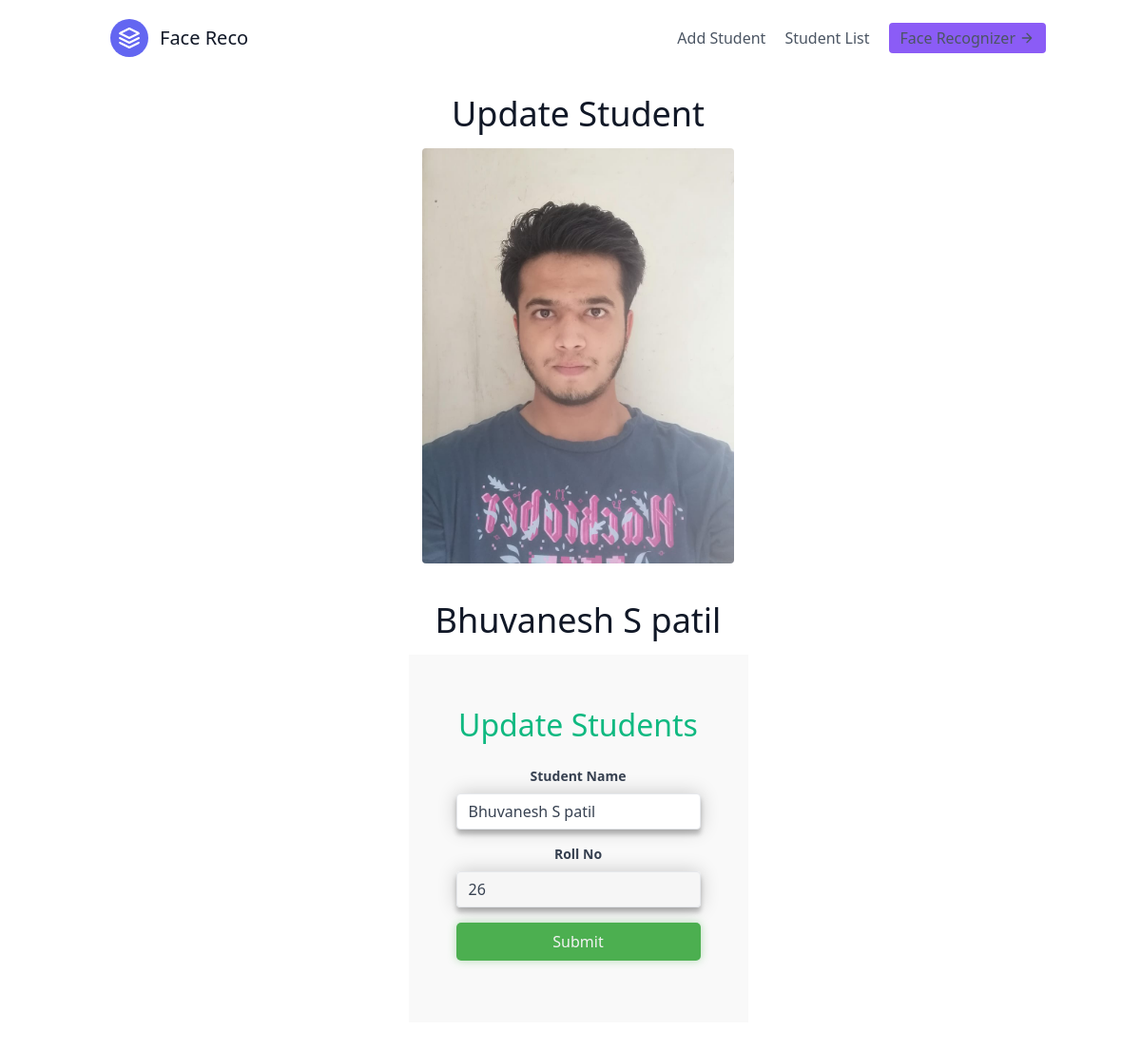
The page /student/update/28/ on the database its author committed.
### student/models.py (models this page shows, shortened)
class Student(models.Model):
    name = models.CharField(max_length=50)
    rollNo = models.CharField(max_length=10, unique=True)
    photo = models.ImageField(upload_to=path_and_rename, blank=True)
    added_at = models.DateTimeField(auto_now_add=True, null=True, blank=True)
    updated_at = models.DateTimeField(auto_now=True, null=True, blank=True)
    class Meta:
        ordering = ["-added_at"]

### student/views.py (the view, shortened to what this page needs)
# urls.py: path("update/<int:id>/", views.updateView, name="updateView"),
@csrf_exempt
def updateView(request, id):
    curr_student = Student.objects.get(id=id)
    return render(
        request, template_name="student/update.html", context={"student": curr_student}
    )

### student/templates/student/update.html (shortened to what this page needs)
{% extends 'feed/index.html' %} {% block content %}
<section class="text-gray-600 body-font">
	<div
		class="
			container
			mx-auto
			flex flex-col
			px-5
			py-5
			justify-center
			items-center
			text-green-500
		"
	>
		<h1
			class="
				title-font
				sm:text-4xl
				text-3xl
				mb-4
				font-medium
				text-gray-900
			"
		>
			Update Student
		</h1>
		<img
			class="
				lg:w-2/6
				md:w-3/6
				w-5/6
				mb-10
				object-cover object-center
				rounded
			"
			alt="hero"
			src="{{student.photo.url}}"
		/>
		<div
			class="w-full md:w-2/3 flex flex-col mb-16 items-center text-center"
		>
			<h1
				class="
					title-font
					sm:text-4xl
					text-3xl
					mb-4
					font-medium
					text-gray-900
				"
			>
				{{student.name}}
			</h1>
			<div class="form-side">
				<p class="form-title">Update Students</p>
				<form
					action="{% url  'student:updateView' student.id %}"
					method="post"
				>
					<div class="mb-4">
						<label
							class="block text-gray-700 text-sm font-bold mb-2"
							for="username"
						>
							Student Name
						</label>
						<input
							name="name"
							required
							value="{{student.name}}"
							class="
								shadow
								appearance-none
								border
								rounded
								w-full
								py-2
								px-3
								text-gray-700
								leading-tight
								focus:outline-none
								focus:shadow-outline
							"
							id="username"
							type="text"
							placeholder="Student Name"
						/>
					</div>
					<div class="mb-4">
						<label
							class="block text-gray-700 text-sm font-bold mb-2"
							for="username"
						>
							Roll No
						</label>
						<input
							name="roll"
							value="{{student.rollNo}}"
							disabled
							class="
								shadow
								appearance-none
								border
								rounded
								w-full
								py-2
								px-3
								text-gray-700
								leading-tight
								focus:outline-none
								focus:shadow-outline
							"
							id="username"
							type="text"
							placeholder="Roll No"
						/>
					</div>
					<div class="form-group btn-group">
						<button
							type="submit"
							class="btn btn-success btn-primary-shadow"
						>
							Submit
						</button>
					</div>
				</form>
			</div>
		</div>
	</div>
</section>
{% endblock content %}

### static/css/styles.css (style rules this page uses)
* { box-sizing: border-box; margin: 0; padding: 0; }
body { max-width: 100vw; overflow-x: hidden; }
.container { margin: 0 8%; }
.form-side { flex: 1; height: 70vh; background-color: #f9f9f9; padding: 50px; display: flex; flex-direction: column; justify-content: center; }
.form-group { margin: 15px 0; flex-grow: 1; }
.shadow { box-shadow: 0 0 20px 0 rgba(0, 0, 0, 0.2), 0 5px 5px 0 rgba(0, 0, 0, 0.24); }
.btn { color: #f3f3f3; text-align: center; outline: none; border: none; border-radius: 5px; padding: 8px 20px; cursor: pointer; }
.btn-success { background-color: #4caf50; }
.btn-group > button { flex-grow: 1; width: 100%; }
.btn-primary-shadow { box-shadow: 0 0 10px rgba(76, 175, 80, 0.4); }
.form-title { font-size: 2rem; text-align: center; margin-bottom: 20px; }

### rows shown on the page
Student: photo (picture), name "Bhuvanesh S patil", roll "26"
